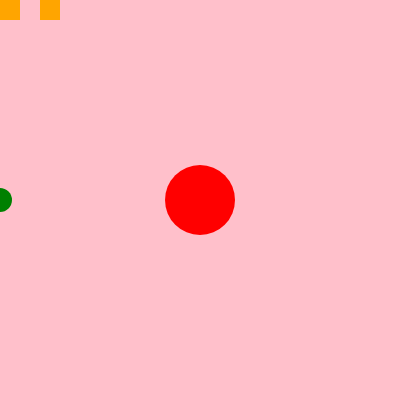
Frame 1 (no input)
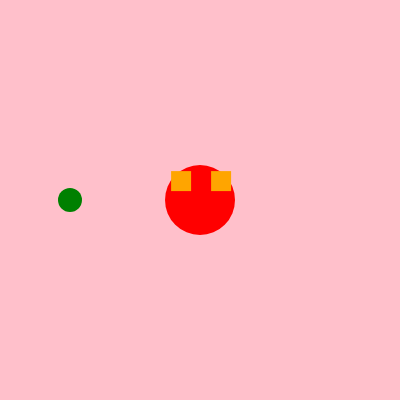
Frame 60 (no input)
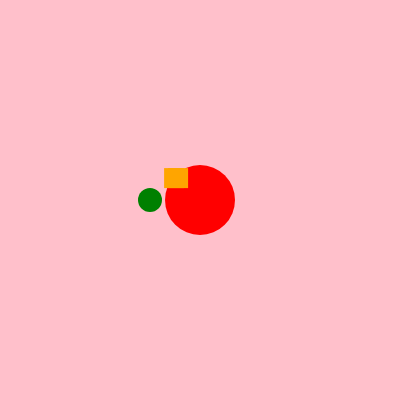
Frame 120 (the mouse pressed at the canvas centre since frame 60)

The p5.js sketch that drew these frames (run headless with seeded random() and noise() and a simulated clock; from frame 60 on, the mouse is pressed at the canvas centre):

// p5.js sketch
// ── sketch.js
var spongebob;
var spongebob1;
var squidward;
var colors;

function setup(){
  createCanvas (400, 400);
  spongebob = new Spongebob (0,0);
  spongebob1 = new Spongebob (40,0);
  squidward = new Squidward (10, 0);
  colors = ['black', 'white', 'magenta', 'purple', 'brown']
}

function draw(){
  background('pink');
  
  fill ('red');
  noStroke();
  ellipse (width/2, height/2, 70, 70);
  
  spongebob.update();
  spongebob.display();
  spongebob.colorChange();
  spongebob.repel();
  
  spongebob1.update();
  spongebob1.display();
  spongebob1.colorChanging();
  spongebob1.repel();
  
  squidward.show();
  squidward.bounce();
  squidward.move();
  squidward.change();
  squidward.circleChange();
}
// ── spongebob.js
class Spongebob {
  constructor (x,y,m){
    this.loc = createVector (x,y);
    this.acc = createVector (0,0);
    this.vel = createVector (0,0);
    this.mass = m;
  }
  
  update() {
    this.loc.add(this.vel);
    this.vel.add(this.acc);
    this.acc.set(0.1,0.1);
  }
  
  display(){
    noStroke();
    fill('orange');
    rect(this.loc.x, this.loc.y, 20, 20);
  }
  
  colorChange(){
    if (this.loc.x > 200 && this.loc.y > 200){
    fill('yellow');
    rect(this.loc.x, this.loc.y, 20, 20);  
  }
    
  }
  
  colorChanging(){
    if (this.loc.x > 200 && this.loc.y > 200){
    fill('blue');
    rect(this.loc.x, this.loc.y, 20, 20);  
  }
  }
  
  repel(){
    if (this.loc.x > 390 || this.loc.x < 0){
      this.vel.x *= -1
  }
    if (this.loc.y > 390 || this.loc.y < 0){
      this.vel.y *= -1
  }
    
  }
}


// ── squidward.js
class Squidward {
  constructor(xSpeed, ySpeed) {
    this.pos = createVector(0,200);
    this.vel = createVector(xSpeed, ySpeed);
  }

  show() {
    fill('green');
    noStroke();
    circle(this.pos.x, this.pos.y, 24);
  }

  move() {
    this.pos.add(this.vel); }

  bounce() {
    if (this.pos.x > 150 || this.pos.x < 0) this.vel.x *= -1;
    if (this.pos.y > 150 || this.pos.y < 0) this.vel.y *= -1;
  }
  
  change() {
    if (this.pos.x > 150 && this.pos.y > 150){
      fill(random(colors));
      circle(this.pos.x, this.pos.y, 24);
    }
  }
  
  circleChange() {
    if (this.pos.x > 150 && this.pos.y > 150){
      fill('pink');
      ellipse (width/2, height/2, 70, 70);
    }
  }
  
  
}
